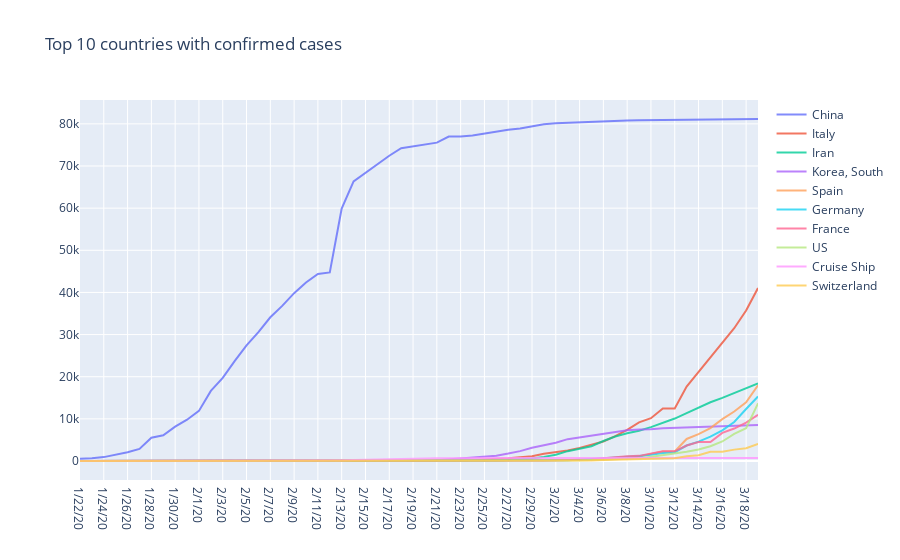

The notebook cell this image was saved under:
### Code cell
fig = go.Figure()

for country in countries:
    conf_country = transformed_covid_conf[transformed_covid_conf['Country/Region'] == country].sort_index()
    
    fig.add_trace(go.Scatter(
        x=conf_country.Date,
        y=conf_country.Value,
        name=country,
        opacity=0.8,))

# Layout update 
fig.update_layout(title_text="Top 10 countries with confirmed cases")

# Reversed xaxis
#fig['layout']['xaxis']['autorange'] = "reversed"

fig.show()
plot(fig, filename=PLOT_PATH + 'Top 10 countries with confirmed cases.html', auto_open=False)
